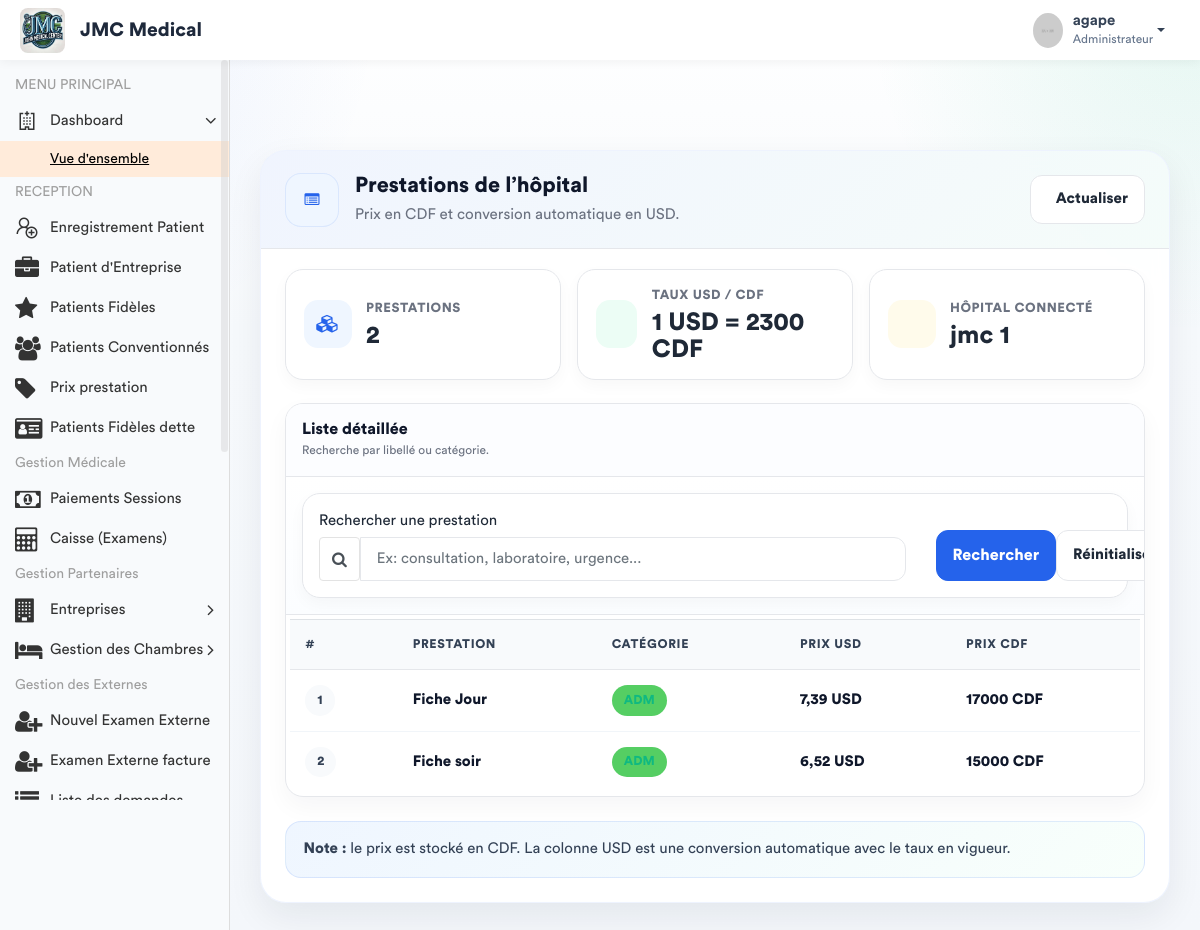
/prestations_receptionniste/ (signed in), run on an earlier commit of the app's database.
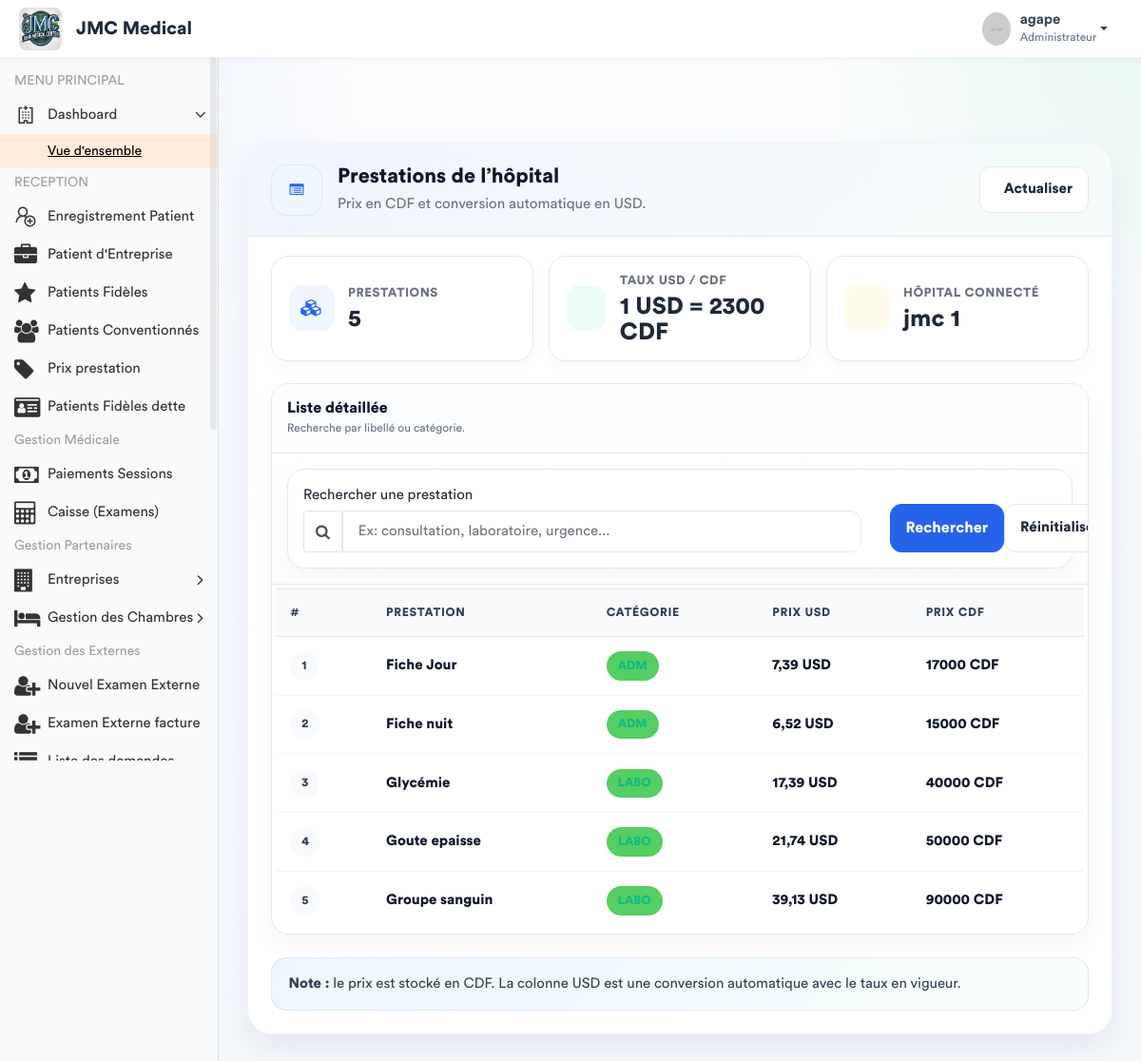
And on a later commit of the database.
### app/models.py (models this page shows, shortened)
class Prestation(models.Model):
    CATEGORIES = [
        ('ADM', 'Administratif'),
        ('CONS', 'Consultation'),
        ('LABO', 'Laboratoire'),
        ('SOIN', 'Soins'),
        ('ECHO', 'Échographie'),
        ('RADIO', 'Radiologie'),
        ('SCAN', 'Scanner'),
        ('IRM', 'IRM'),
        ('CARDIO', 'Cardiographie'),
        ('GYNECO', 'Gynécographie'),
        ('ONCO', 'Oncologie'),
        ('ORTHO', 'Orthopédie'),
        ('DERMA', 'Dermatologie'),
        ('OPHTA', 'Ophtalmologie'),
        ('PSY', 'Psychiatrie'),
        ('KINE', 'Rééducation / Kinésithérapie'),
        ('MED', 'Acte Médical'),
        ('CHIR', 'Acte Chirurgical'),
        ('CONS_MAT', 'Consultation Maternité'),
        ('MAT', 'Forfait Maternité / Accouchement'),
    ]
    libelle = models.CharField(max_length=200, verbose_name="Libellé")
    categorie = models.CharField(max_length=10, choices=CATEGORIES, verbose_name="Catégorie")
    prix = models.DecimalField(max_digits=10, decimal_places=2, default=Decimal('0.00'), verbose_name="Prix (CDF)")
    hopital =  models.ForeignKey(Hopital, on_delete= models.SET_NULL , null = True , related_name = 'hopital_prestation')
    valeur_normale = models.CharField(
        max_length=150, blank=True, null=True,
        verbose_name="Valeur Normale / Référence (Labo uniquement)",
        help_text="Ex: 70-110 mg/dl, Négatif, etc."
    )
    class Meta:
        verbose_name = "Prestation"
        verbose_name_plural = "Prestations"

### app/views.py (the view)
# urls.py: path('prestations_receptionniste/', views.liste_prestations_receptionniste, name='liste_prestations_receptionniste'),
@login_required
def liste_prestations_receptionniste(request):
    role = Fonction.objects.filter(userKey=request.user).select_related("hopital", "fonctionKey").first()
    user_hopital = role.hopital if role else None
    fonction_key = role.fonctionKey.roleName if role and role.fonctionKey else "Utilisateur"
    q = request.GET.get("q", "").strip()
    prestations = Prestation.objects.all().order_by("libelle")
    if not request.user.is_superuser:
        if user_hopital:
            prestations = prestations.filter(hopital=user_hopital)
        else:
            prestations = prestations.none()
    if q:
        prestations = prestations.filter(
            Q(libelle__icontains=q) |
            Q(categorie__icontains=q)
        )
    taux = ConfigurationHopital.get_taux()
    taux = Decimal(str(taux))  # 1 USD = taux CDF
    prestations_list = []
    for prestation in prestations:
        prix_cdf = prestation.prix or Decimal("0")
        prix_usd = prix_cdf / taux if taux else Decimal("0")
        prestations_list.append({
            "obj": prestation,
            "prix_usd": prix_usd,
            "prix_cdf": prix_cdf,
        })
    return render(request, "back-end/prestation/list_prestation_receptionniste.html", {
        "prestations": prestations,
        "prestations_list": prestations_list,
        "taux": taux,
        "fonctionKey": fonction_key,
        "user_hopital": user_hopital,
        "q": q,
    })

### app/models.py (called while the page is built)
    @classmethod
    def get_taux(cls):
        config = cls.objects.first()
        if config:
            return config.taux_usd_en_cdf
        return Decimal('2500.00')

### app/templates/back-end/prestation/list_prestation_receptionniste.html (shortened to what the changed rows need)
{% load static %}
<!DOCTYPE html>
<html lang="fr">
<head>
    {% include 'back-end/includes/css.html' %}
</head>
<body>
<div class="main-wrapper">
    <div class="page-wrapper">
        <div class="content container-fluid page-shell">
            <div class="hero-card">
                <div class="hero-top">
                    <div class="hero-left">
                        <div>
                            <h1 class="hero-title">Prestations de l’hôpital</h1>
                        </div>
                    </div>
                </div>
                <div class="metrics">
                    <div class="metric-grid">
                        <div class="metric-card">
                            <div>
                                <div class="metric-label">Prestations</div>
                                <div class="metric-value">{{ prestations.count }}</div>
                            </div>
                        </div>
                    </div>
                </div>
                <div class="content-card">
                    <div class="table-wrap table-responsive">
                        <table class="table table-hover align-middle mb-0">
                            <thead>
                                <tr>
                                    <th>#</th>
                                    <th>Prestation</th>
                                    <th>Catégorie</th>
                                    <th>Prix USD</th>
                                    <th>Prix CDF</th>
                                </tr>
                            </thead>
                            <tbody>
                                {% for item in prestations_list %}
                                    {% with prestation=item.obj %}
                                        <tr>
                                            <td><span class="badge-custom badge-light">{{ forloop.counter }}</span></td>
                                            <td>
                                                <div class="prestation-name">{{ prestation.libelle }}</div>
                                            </td>
                                            <td>
                                                {% if prestation.categorie %}
                                                    <span class="badge-custom badge-success">{{ prestation.categorie }}</span>
                                                {% else %}
                                                    <span class="text-muted">-</span>
                                                {% endif %}
                                            </td>
                                            <td><span class="money">{{ item.prix_usd|floatformat:2 }} USD</span></td>
                                            <td><span class="money">{{ item.prix_cdf|floatformat:0 }} CDF</span></td>
                                        </tr>
                                    {% endwith %}
                                {% endfor %}
                            </tbody>
                        </table>
                    </div>
                </div>
            </div>
        </div>
    </div>
</div>
</body>
</html>

What changed in the data, as far as the page shows it:
changed Prestation: obj.libelle "Fiche soir" → "Fiche nuit"
added Prestation: obj.libelle "Glycémie", obj.categorie "LABO", prix_usd "17,39", prix_cdf "40000"
added Prestation: obj.libelle "Goute epaisse", obj.categorie "LABO", prix_usd "21,74", prix_cdf "50000"
added Prestation: obj.libelle "Groupe sanguin", obj.categorie "LABO", prix_usd "39,13", prix_cdf "90000"
Also different on the page:
{{ prestations.count }}: "2" → "5"
